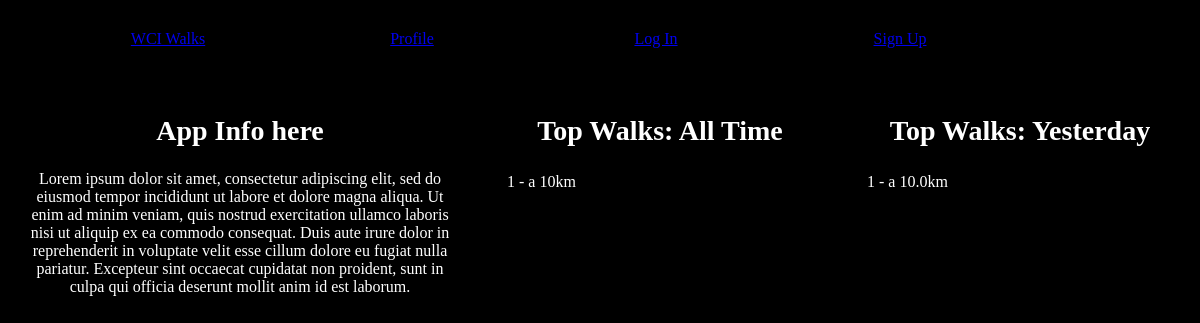
Before: / with the older database file.
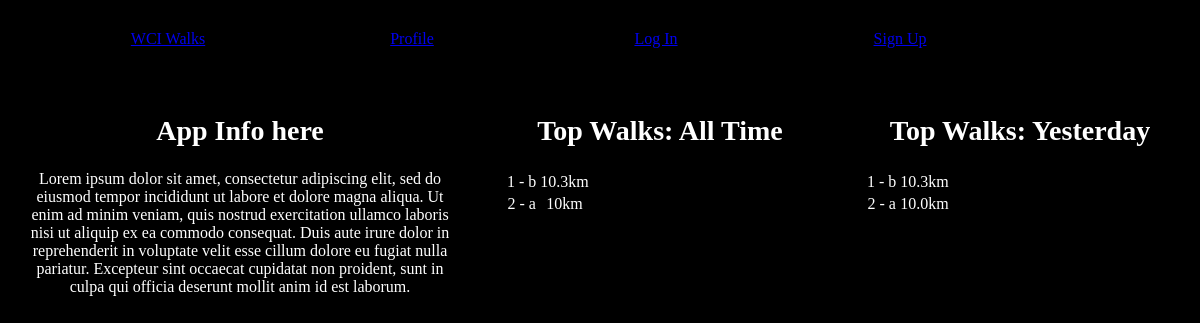
After: the same page with the newer database file.
### tables this page shows
CREATE TABLE users (
    id INTEGER PRIMARY KEY,
    email TEXT UNIQUE NOT NULL,
    username TEXT NOT NULL,
    password TEXT NOT NULL,
    distance INTEGER NOT NULL
);

CREATE TABLE walks (
    id INTEGER NOT NULL,
    username TEXT NOT NULL,
    distance REAL NOT NULL,
    walkdate TEXT NOT NULL
);

### controllers/index.py (the view)
@bp.route('/', methods=('GET', 'POST', 'PUT', 'PATCH', 'DELETE'))
def home():
    db = database.get_db()
    total = db.execute(
        'SELECT * FROM total'
    ).fetchone()
    return render_template(
        'index.html',
        alltimeleaderboard=get_all_time_leaderboard(),
        yesterdayleaderboard=get_day_leaderboard(datetime.date.today()-datetime.timedelta(days=1)),
        total=total
    )

### models/database.py (called while the page is built)
def get_db():
    if 'db' not in g:
        g.db = sqlite3.connect(
            current_app.config['DB'], detect_types=sqlite3.PARSE_DECLTYPES
        )
        g.db.row_factory = sqlite3.Row
    return g.db

def teardown_db(err=None):
    db = g.pop('db', None)
    if db is not None:
        db.close()

### templates/utils.py (called while the page is built)
def get_all_time_leaderboard():
    db = database.get_db()
    userdistances = db.execute(
        "SELECT username, distance FROM users;"
    ).fetchall()
    userdistances.sort(key=lambda user: user[1], reverse=True)
    return userdistances[:15]

def get_day_leaderboard(date):
    db = database.get_db()
    userdistances = db.execute(
        "SELECT username, distance FROM walks WHERE walkdate=?;", (date,)
    ).fetchall()
    userdistances.sort(key=lambda user: user[1], reverse=True)
    return userdistances[:10]

### templates/index.html
{% extends "utils/layout.html" %}
{% block body %}
    <div class='columns'>
        <div class="column appinfo">
            <h2>App Info here</h2>
            <p>Lorem ipsum dolor sit amet,
                consectetur adipiscing elit,
                sed do eiusmod tempor incididunt
                ut labore et dolore magna aliqua.
                Ut enim ad minim veniam, quis
                nostrud exercitation ullamco
                laboris nisi ut aliquip ex ea
                commodo consequat. Duis aute irure
                dolor in reprehenderit in
                voluptate velit esse cillum dolore
                eu fugiat nulla pariatur.
                Excepteur sint occaecat cupidatat
                non proident, sunt in culpa qui
                officia deserunt mollit anim id
                est laborum.</p>
        </div>
        <div class="column leaderboard">
            <h2>Top Walks: All Time</h2>
            <table>
                {% if alltimeleaderboard|length > 0 and alltimeleaderboard[0][1] > 0 %}
                    <tr class="bold"><td>1 - {{alltimeleaderboard[0][0]}}</td><td class="d">{{alltimeleaderboard[0][1]}}km</td></tr>
                    {% for i in range(1, [alltimeleaderboard|length, 21] | min) %}
                        {% if alltimeleaderboard[i][1]>0 %}<tr><td>{{i+1}} - {{alltimeleaderboard[i][0]}}</td><td class="d">{{alltimeleaderboard[i][1]}}km</td></tr>{% endif %}
                    {% endfor %}
                {% else %}
                    <tr><td><h2>No one went anywhere yesterday.</h2></td></tr>
                {% endif %}
            </table>
        </div>
        <div class="column leaderboard">
            <h2>Top Walks: Yesterday</h2>
            <table>
                {% if yesterdayleaderboard|length > 0 and yesterdayleaderboard[0][1] > 0 %}
                    <tr class="bold"><td>1 - {{yesterdayleaderboard[0][0]}}</td><td class="d">{{yesterdayleaderboard[0][1]}}km</td></tr>
                    {% for i in range(1, [yesterdayleaderboard|length, 21] | min) %}
                        {% if yesterdayleaderboard[i][1]>0 %}<tr><td>{{i+1}} - {{yesterdayleaderboard[i][0]}}</td><td class="d">{{yesterdayleaderboard[i][1]}}km</td></tr>{% endif %}
                    {% endfor %}
                {% else %}
                    <tr><td><h2>No one's gone anywhere :(</h2></td></tr>
                {% endif %}
            </table>
        </div>
    </div>
{% endblock %}

### templates/utils/layout.html (shortened to what this page needs)
<!DOCTYPE html>
<html height="100%">
    <head>
        <link rel="stylesheet" href="{{ url_for('static', filename='style.css') }}" type="text/css"/>
    </head>
    <body>
        {% include "utils/navbar.html" %}
        {% block body %}
        {% endblock %}
    </body>
</html>

### templates/utils/navbar.html
<nav>
    <ul>
        <li>
            <a href="/">WCI Walks</a>
        </li>
        <li>
            <a href="/users">Profile</a>
        </li>
        {% if "userid" not in session %}
        <li>
            <a href="/users/login">Log In</a>
        </li>
        <li>
            <a href="/users/signup">Sign Up</a>
        </li>
        {% else %}
        <li>
            <a href="/users/logout">Log out</a>
        </li>
        {% endif %}
    </ul>
</nav>

### static/style.css (style rules this page uses)
body { margin: 0; padding: 0; background-color: black; color: white; }
h2 { font-size: 1.75em; }
li { list-style-type: none; }
nav { width: 100%; }
nav ul { margin: 30px 0 15px 0; padding: 0 0 0 4%; width: 100%; max-width: 1000px; }
nav li { margin: 0; padding: 0; width: 24%; display: inline-block; text-align: center; }
.columns { margin: 20px 0; overflow: auto; text-align: center; }
.column { box-sizing: border-box; margin: 0; padding: 2%; float: left; text-align: center; }
.appinfo { width: 40%; min-width: 200px; }
.leaderboard { width: 30%; min-width: 200px; }

Changed rows visible on the page:
added users: username "b", distance "10.3"
added walks: username "b", distance "10.3"
Other visible differences:
{{ alltimeleaderboard[0][0] }}: "a" → "b"
{{ alltimeleaderboard[0][1] }}: "10" → "10.3"
{{ yesterdayleaderboard[0][0] }}: "a" → "b"
{{ yesterdayleaderboard[0][1] }}: "10.0" → "10.3"
new list line: "2 - km"
new list line: "a 10"
new list line: "a 10.0"
